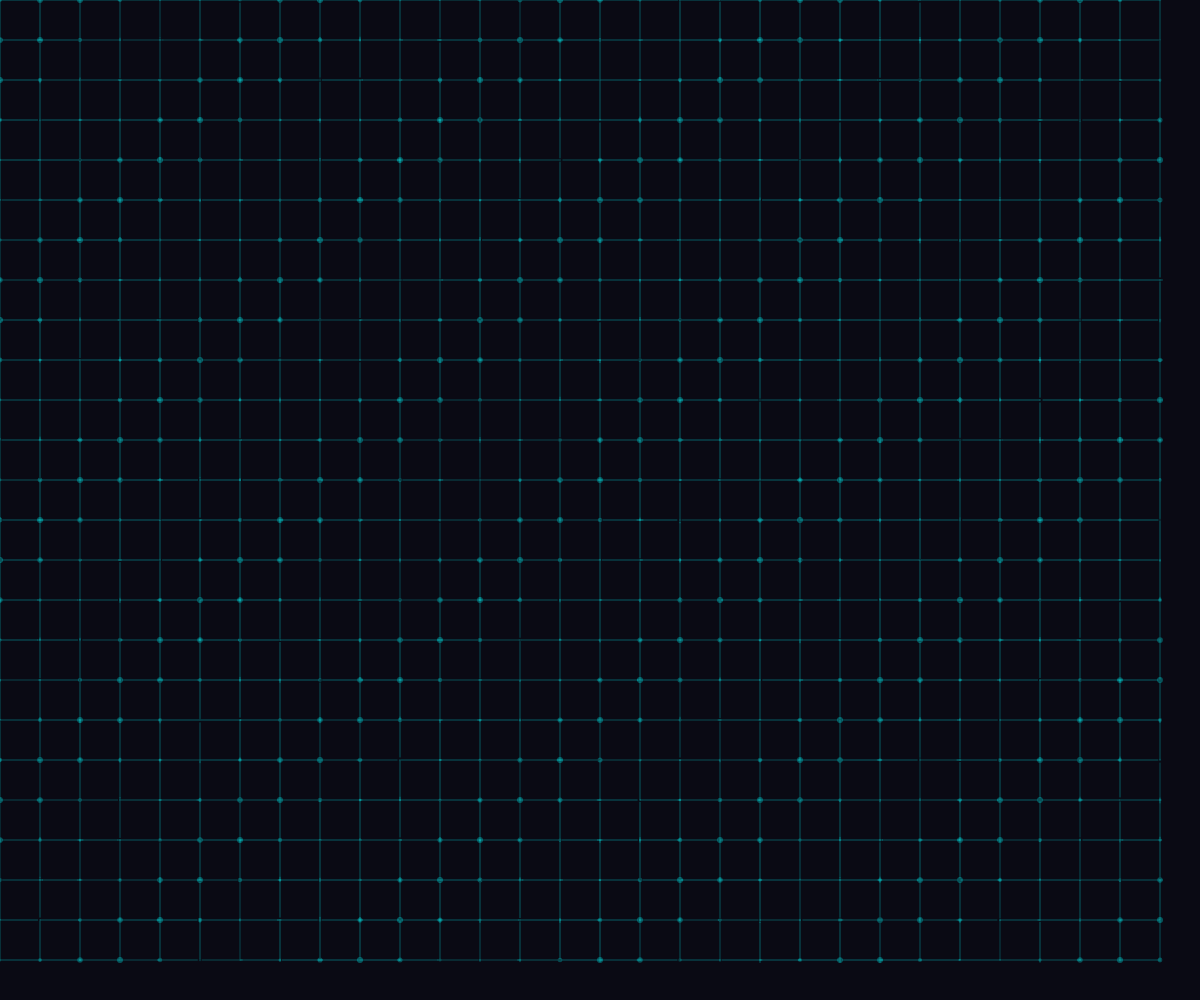
Frame 1 (no input)
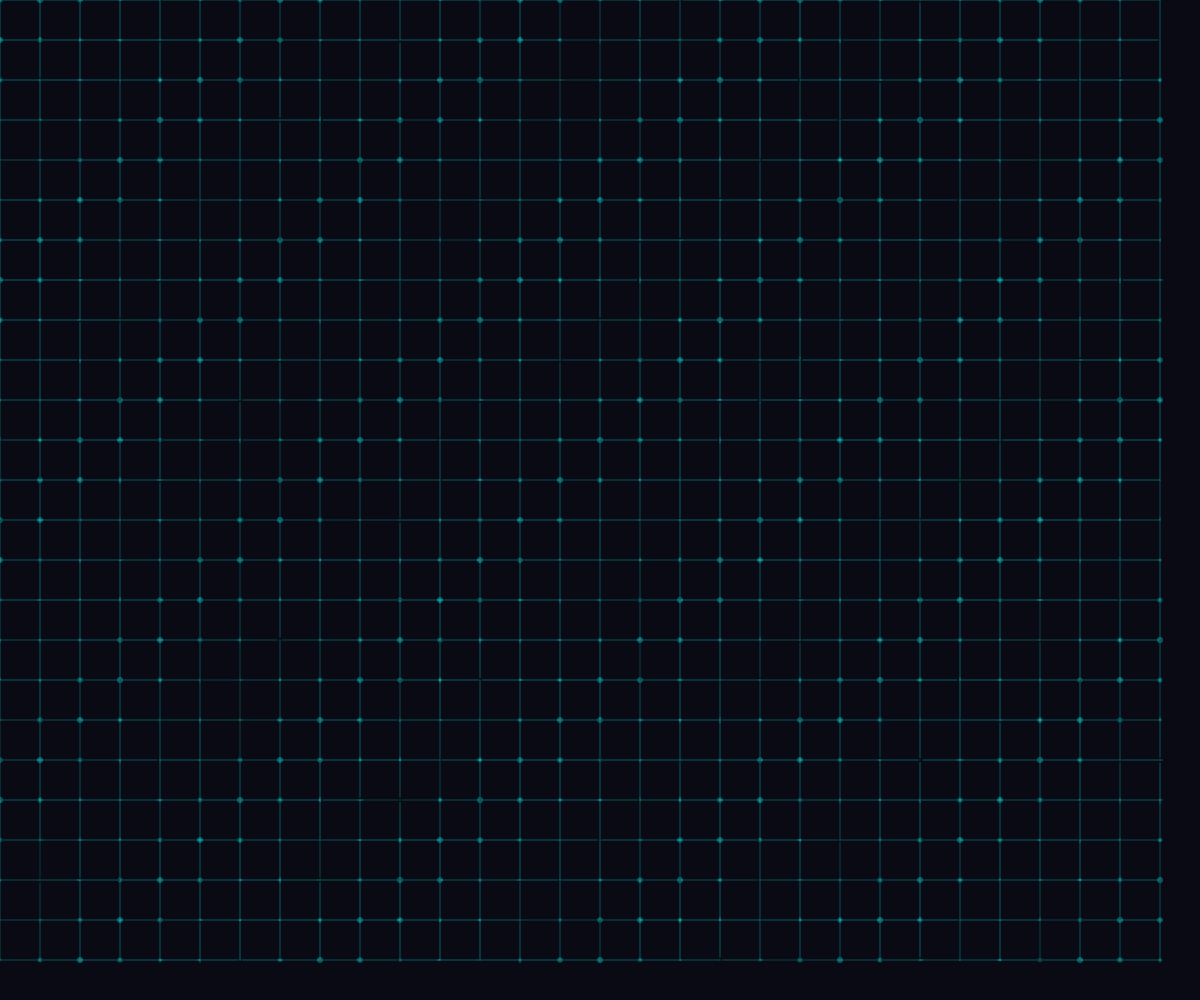
Frame 60 (no input)
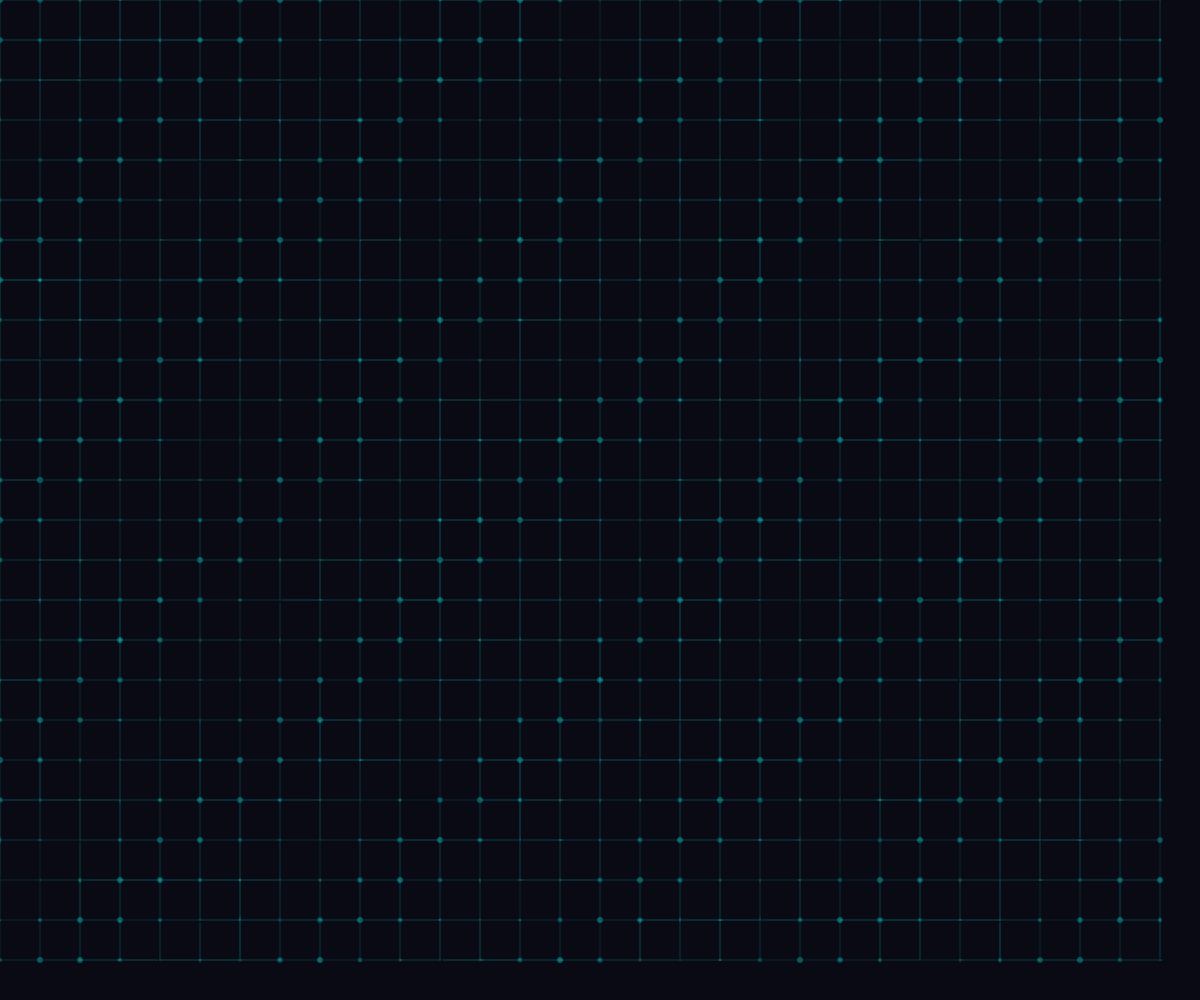
Frame 120 (the mouse pressed at the canvas centre since frame 60)

The p5.js sketch that drew these frames (run headless with seeded random() and noise() and a simulated clock; from frame 60 on, the mouse is pressed at the canvas centre):

// p5.js sketch
// ── sketch.js
let grid = [];
let cols, rows;
let cellSize = 40;
let time = 0;

function setup() {
  createCanvas(windowWidth, windowHeight);
  cols = floor(width / cellSize);
  rows = floor(height / cellSize);
  
  // Initialize grid
  for (let i = 0; i < cols; i++) {
    grid[i] = [];
    for (let j = 0; j < rows; j++) {
      grid[i][j] = {
        x: i * cellSize,
        y: j * cellSize,
        pulse: random(1),
        glitch: 0,
        intensity: 0
      };
    }
  }
}

function draw() {
  background(10, 10, 20);
  
  time += 0.01;
  
  // Draw grid lines with pulsing and glitch effects
  for (let i = 0; i < cols; i++) {
    for (let j = 0; j < rows; j++) {
      let cell = grid[i][j];
      
      // Update pulse
      cell.pulse += 0.01;
      if (cell.pulse > TWO_PI) cell.pulse = 0;
      
      // Glitch effect
      cell.glitch = noise(i * 0.1, j * 0.1, time * 0.5) * 0.5 + 0.5;
      
      // Intensity based on neighbors
      let intensity = 0;
      if (i > 0 && j > 0 && i < cols - 1 && j < rows - 1) {
        intensity = (
          grid[i-1][j].pulse +
          grid[i+1][j].pulse +
          grid[i][j-1].pulse +
          grid[i][j+1].pulse
        ) * 0.25;
      }
      cell.intensity = intensity;
      
      // Draw connections to neighbors
      stroke(0, 255, 255);
      strokeWeight(1);
      
      // Horizontal line
      if (i < cols - 1) {
        let next = grid[i+1][j];
        let alpha = map(sin(cell.pulse + next.pulse), -1, 1, 30, 100);
        alpha *= cell.glitch * 0.5 + 0.5;
        stroke(0, 255, 255, alpha);
        
        // Draw with glitch effect
        if (random() > 0.98) {
          line(cell.x, cell.y, next.x, next.y);
        } else {
          let offset = random(-3, 3);
          line(cell.x + offset, cell.y, next.x + offset, next.y);
        }
      }
      
      // Vertical line
      if (j < rows - 1) {
        let next = grid[i][j+1];
        let alpha = map(sin(cell.pulse + next.pulse), -1, 1, 30, 100);
        alpha *= cell.glitch * 0.5 + 0.5;
        stroke(0, 255, 255, alpha);
        
        if (random() > 0.98) {
          line(cell.x, cell.y, next.x, next.y);
        } else {
          let offset = random(-3, 3);
          line(cell.x, cell.y + offset, next.x, next.y + offset);
        }
      }
      
      // Central glow effect
      noStroke();
      fill(0, 255, 255, map(sin(time + i + j), -1, 1, 30, 80));
      ellipse(cell.x, cell.y, 4 + sin(time + i + j) * 2);
    }
  }
  
  // Add occasional random bursts
  if (frameCount % 60 === 0) {
    let x = floor(random(cols));
    let y = floor(random(rows));
    grid[x][y].glitch = 1;
  }
}

function windowResized() {
  resizeCanvas(windowWidth, windowHeight);
}
